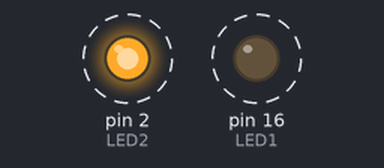
Simulated run of this sketch. Board: Arduino Uno, built with avr-gcc and run on an emulated ATmega328P. On the bench: output pins drawn as LEDs (lit = HIGH). Dashed ring = blinking.

Above: at 0.5 s.
Timing chart, 0 to 4.6 s (numbered marks = the images above):
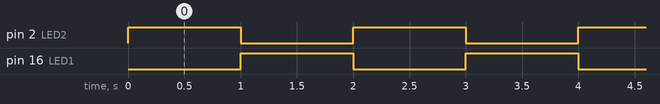

Measured:
- by itself, pin 2 (LED2), pin 16 (LED1): alternates HIGH for 1.0 s and LOW for 1.0 s

The sketch:

modifyLED.ino
```cpp
const int LED1 = 16;
const int LED2 = 2;
long counter = 0;

void setup() {
  pinMode(LED1, OUTPUT);
  pinMode(LED2, OUTPUT);
}

void loop() {
  if(counter %2 == 0){
    digitalWrite(LED1, LOW);
    digitalWrite(LED2, HIGH);
    delay(1000);
  } else {
    digitalWrite(LED1, HIGH);
    digitalWrite(LED2, LOW);
    delay(1000);
  }
  counter += 1;
}
```
